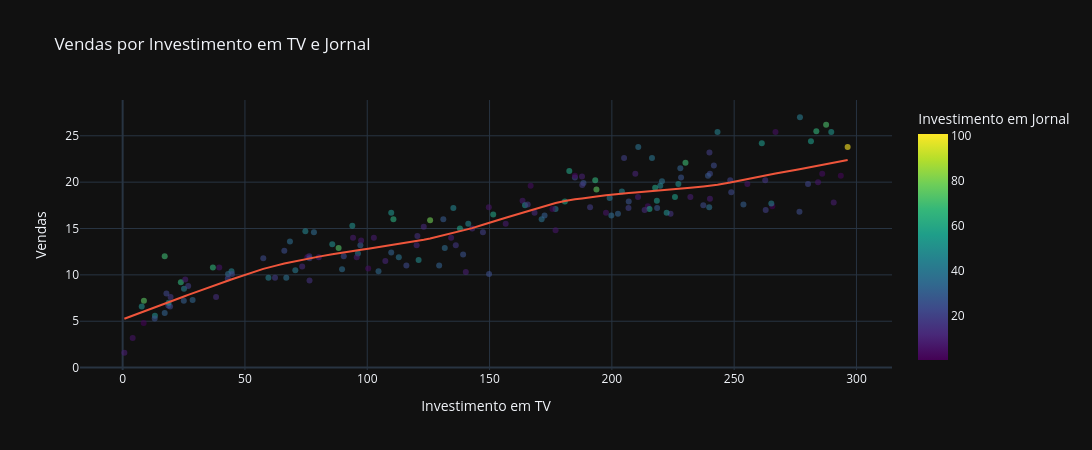

Write notebook code for a chart like this one.
### Code cell
fig = px.scatter(
    df_train
    , x='TV'
    , y='Sales'
    , color='Newspaper'
    , title='Vendas por Investimento em TV e Jornal'
    , labels={
                'TV': 'Investimento em TV'
              , 'Sales': 'Vendas'
              , 'Newspaper': 'Investimento em Jornal'
    }
    , opacity=0.6
    , trendline='lowess'
    , trendline_options={'frac': 0.35}
)

fig.update_layout(
        width=1100
        , height=450
)

fig.show()

### Figure 1 — Plotly figure (JSON) as saved in the notebook; plotly's stock layout.template omitted (floating-point values rounded to 4 significant figures; data arrays with more than 128 entries replaced by an {"elided": "..."} marker saying what was removed)
{"data": [{"hovertemplate": "Investimento em TV=%{x}<br>Vendas=%{y}<br>Investimento em Jornal=%{marker.color}<extra></extra>", "legendgroup": "", "marker": {"color": {"elided": "160 float values"}, "coloraxis": "coloraxis", "opacity": 0.6, "symbol": "circle"}, "mode": "markers", "name": "", "orientation": "v", "showlegend": false, "type": "scatter", "x": {"elided": "160 float values"}, "xaxis": "x", "y": {"elided": "160 float values"}, "yaxis": "y"}, {"hovertemplate": "<b>LOWESS trendline</b><br><br>Investimento em TV=%{x}<br>Vendas=%{y} <b>(trend)</b><extra></extra>", "legendgroup": "", "marker": {"symbol": "circle"}, "mode": "lines", "name": "", "showlegend": false, "type": "scatter", "x": {"elided": "160 float values"}, "xaxis": "x", "y": {"elided": "160 float values"}, "yaxis": "y"}], "layout": {"coloraxis": {"colorbar": {"title": {"text": "Investimento em Jornal"}}, "colorscale": [[0, "#440154"], [0.1111, "#482878"], [0.2222, "#3e4989"], [0.3333, "#31688e"], [0.4444, "#26828e"], [0.5556, "#1f9e89"], [0.6667, "#35b779"], [0.7778, "#6ece58"], [0.8889, "#b5de2b"], [1, "#fde725"]]}, "height": 450, "legend": {"tracegroupgap": 0}, "title": {"text": "Vendas por Investimento em TV e Jornal"}, "width": 1100, "xaxis": {"anchor": "y", "domain": [0, 1], "title": {"text": "Investimento em TV"}}, "yaxis": {"anchor": "x", "domain": [0, 1], "title": {"text": "Vendas"}}}}
